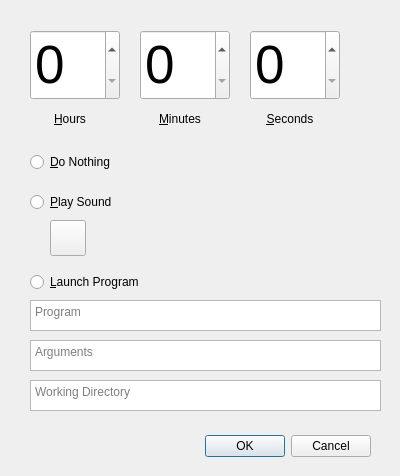
<?xml version="1.0" encoding="UTF-8"?>
<ui version="4.0">
 <class>CountDown</class>
 <widget class="QDialog" name="CountDown">
  <property name="geometry">
   <rect>
    <x>0</x>
    <y>0</y>
    <width>400</width>
    <height>476</height>
   </rect>
  </property>
  <property name="windowTitle">
   <string>Count down</string>
  </property>
  <widget class="QDialogButtonBox" name="dbbCountDown">
   <property name="geometry">
    <rect>
     <x>30</x>
     <y>430</y>
     <width>341</width>
     <height>32</height>
    </rect>
   </property>
   <property name="orientation">
    <enum>Qt::Horizontal</enum>
   </property>
   <property name="standardButtons">
    <set>QDialogButtonBox::Cancel|QDialogButtonBox::Ok</set>
   </property>
  </widget>
  <widget class="QSpinBox" name="sbHours">
   <property name="geometry">
    <rect>
     <x>30</x>
     <y>30</y>
     <width>90</width>
     <height>70</height>
    </rect>
   </property>
   <property name="font">
    <font>
     <pointsize>40</pointsize>
    </font>
   </property>
  </widget>
  <widget class="QSpinBox" name="sbMinutes">
   <property name="geometry">
    <rect>
     <x>140</x>
     <y>30</y>
     <width>90</width>
     <height>70</height>
    </rect>
   </property>
   <property name="font">
    <font>
     <pointsize>40</pointsize>
    </font>
   </property>
   <property name="maximum">
    <number>59</number>
   </property>
  </widget>
  <widget class="QSpinBox" name="sbSeconds">
   <property name="geometry">
    <rect>
     <x>250</x>
     <y>30</y>
     <width>90</width>
     <height>70</height>
    </rect>
   </property>
   <property name="font">
    <font>
     <pointsize>40</pointsize>
    </font>
   </property>
   <property name="maximum">
    <number>59</number>
   </property>
  </widget>
  <widget class="QLabel" name="HoursLbl">
   <property name="geometry">
    <rect>
     <x>30</x>
     <y>110</y>
     <width>80</width>
     <height>18</height>
    </rect>
   </property>
   <property name="text">
    <string>&amp;Hours</string>
   </property>
   <property name="alignment">
    <set>Qt::AlignCenter</set>
   </property>
   <property name="buddy">
    <cstring>sbHours</cstring>
   </property>
  </widget>
  <widget class="QLabel" name="MinutesLbl">
   <property name="geometry">
    <rect>
     <x>140</x>
     <y>110</y>
     <width>80</width>
     <height>18</height>
    </rect>
   </property>
   <property name="text">
    <string>&amp;Minutes</string>
   </property>
   <property name="alignment">
    <set>Qt::AlignCenter</set>
   </property>
   <property name="buddy">
    <cstring>sbMinutes</cstring>
   </property>
  </widget>
  <widget class="QLabel" name="SecondsLbl">
   <property name="geometry">
    <rect>
     <x>250</x>
     <y>110</y>
     <width>80</width>
     <height>18</height>
    </rect>
   </property>
   <property name="text">
    <string>&amp;Seconds</string>
   </property>
   <property name="alignment">
    <set>Qt::AlignCenter</set>
   </property>
   <property name="buddy">
    <cstring>sbSeconds</cstring>
   </property>
  </widget>
  <widget class="QRadioButton" name="CountDownNothing">
   <property name="geometry">
    <rect>
     <x>30</x>
     <y>150</y>
     <width>102</width>
     <height>24</height>
    </rect>
   </property>
   <property name="text">
    <string>&amp;Do Nothing</string>
   </property>
  </widget>
  <widget class="QRadioButton" name="CountDownSound">
   <property name="geometry">
    <rect>
     <x>30</x>
     <y>190</y>
     <width>102</width>
     <height>24</height>
    </rect>
   </property>
   <property name="text">
    <string>&amp;Play Sound</string>
   </property>
  </widget>
  <widget class="QRadioButton" name="CountDownProgram">
   <property name="geometry">
    <rect>
     <x>30</x>
     <y>270</y>
     <width>131</width>
     <height>24</height>
    </rect>
   </property>
   <property name="text">
    <string>&amp;Launch Program</string>
   </property>
  </widget>
  <widget class="QPushButton" name="pbCDSound">
   <property name="geometry">
    <rect>
     <x>50</x>
     <y>220</y>
     <width>36</width>
     <height>36</height>
    </rect>
   </property>
   <property name="text">
    <string/>
   </property>
  </widget>
  <widget class="QLabel" name="SoundFileLbl">
   <property name="geometry">
    <rect>
     <x>100</x>
     <y>230</y>
     <width>271</width>
     <height>18</height>
    </rect>
   </property>
   <property name="text">
    <string/>
   </property>
  </widget>
  <widget class="QPlainTextEdit" name="CountDownProgramCLI">
   <property name="geometry">
    <rect>
     <x>30</x>
     <y>300</y>
     <width>351</width>
     <height>31</height>
    </rect>
   </property>
   <property name="toolTip">
    <string>Program</string>
   </property>
   <property name="lineWrapMode">
    <enum>QPlainTextEdit::NoWrap</enum>
   </property>
   <property name="placeholderText">
    <string extracomment="Program">Program</string>
   </property>
  </widget>
  <widget class="QPlainTextEdit" name="CountDownProgramARG">
   <property name="geometry">
    <rect>
     <x>30</x>
     <y>340</y>
     <width>351</width>
     <height>31</height>
    </rect>
   </property>
   <property name="toolTip">
    <string>Argument</string>
   </property>
   <property name="lineWrapMode">
    <enum>QPlainTextEdit::NoWrap</enum>
   </property>
   <property name="placeholderText">
    <string extracomment="Arguments">Arguments</string>
   </property>
  </widget>
  <widget class="QPlainTextEdit" name="CountDownProgramWorkingDir">
   <property name="geometry">
    <rect>
     <x>30</x>
     <y>380</y>
     <width>351</width>
     <height>31</height>
    </rect>
   </property>
   <property name="lineWrapMode">
    <enum>QPlainTextEdit::NoWrap</enum>
   </property>
   <property name="placeholderText">
    <string>Working Directory</string>
   </property>
  </widget>
 </widget>
 <tabstops>
  <tabstop>sbHours</tabstop>
  <tabstop>sbMinutes</tabstop>
  <tabstop>sbSeconds</tabstop>
  <tabstop>CountDownNothing</tabstop>
  <tabstop>CountDownSound</tabstop>
  <tabstop>pbCDSound</tabstop>
  <tabstop>CountDownProgram</tabstop>
 </tabstops>
 <resources/>
 <connections>
  <connection>
   <sender>dbbCountDown</sender>
   <signal>accepted()</signal>
   <receiver>CountDown</receiver>
   <slot>accept()</slot>
   <hints>
    <hint type="sourcelabel">
     <x>248</x>
     <y>254</y>
    </hint>
    <hint type="destinationlabel">
     <x>157</x>
     <y>274</y>
    </hint>
   </hints>
  </connection>
  <connection>
   <sender>dbbCountDown</sender>
   <signal>rejected()</signal>
   <receiver>CountDown</receiver>
   <slot>reject()</slot>
   <hints>
    <hint type="sourcelabel">
     <x>316</x>
     <y>260</y>
    </hint>
    <hint type="destinationlabel">
     <x>286</x>
     <y>274</y>
    </hint>
   </hints>
  </connection>
 </connections>
</ui>
